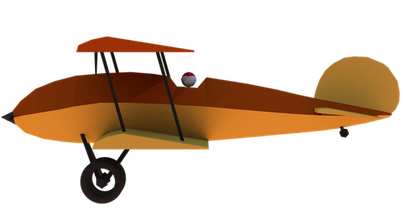
#> input picture assets/level1-plane-3.png, 401 x 224 px; its folder holds 4 pictures in this run
$ python a.py   (older library calls are emulated)
#> lines starting #> are read from the running program, lines starting #| are printed output that depends on the picture
import os
from PIL import Image

def reduce_image_resolution(image_path, new_width, new_height):
    """Reduces the resolution of an image to the specified width and height."""
    with Image.open(image_path) as img:
        img = img.resize((new_width, new_height), Image.ANTIALIAS)
        img.save(image_path)

def process_images_in_directory(directory, max_width, max_height, reduction_percentage):
    """Processes images in a directory and its subdirectories."""
#> called with directory = './', max_width = 256, max_height = 256, reduction_percentage = 20
    for root, dirs, files in os.walk(directory):
        for file in files:
            if file.lower().endswith(('.jpg', '.jpeg', '.png')):
                image_path = os.path.join(root, file)
                with Image.open(image_path) as img:
#> img is the input picture: PIL image 401x224 RGBA; mean R, G, B, A 43, 24.1, 8.1, 74.4
                    width, height = img.size
#> width = 401; height = 224
                    if width > max_width or height > max_height:
                        new_width = int(width * (1 - reduction_percentage / 100))
#> new_width = 320
                        new_height = int(height * (1 - reduction_percentage / 100))
#> new_height = 179
                        reduce_image_resolution(image_path, new_width, new_height)
#> in reduce_image_resolution, `img = img.resize((new_width, new_height), Image.ANTIALIAS)`:
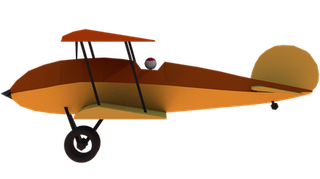
#> img: PIL image 320x179 RGBA; mean R, G, B, A 44.4, 24.7, 8.2, 74.4; transparent parts drawn white

# Example usage
directory_path = "./"  # Replace with the actual directory path
max_width = 256
max_height = 256
reduction_percentage = 20

process_images_in_directory(directory_path, max_width, max_height, reduction_percentage)
